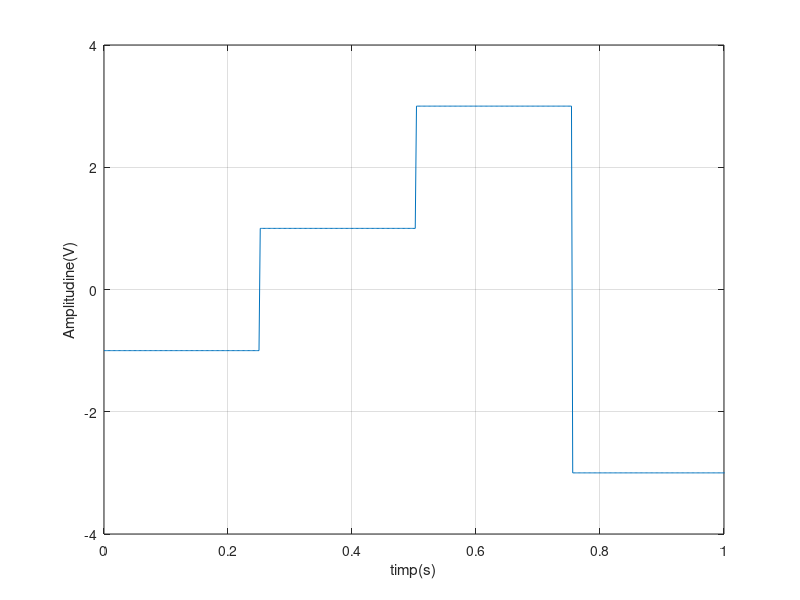

Here is the MATLAB script that generated this plot:
 %Se va genera un semnal cu rezolutie temporara de 2ms, 20ms, 200ms pentru un
%semnal continuu de tipul:
%3. Semnal dreptunghiular multinivel, aleator Durata fiecarui 
%nivel: 0,25 s.Nivelurile 

%b) {-3,-1,1,3} 

%Rezolutie temporara 2ms.
%analog pentru 20ms si 200ms doar ca se modifica __ din t=0:0.02/0.2:__
t=0:0.002:1.006;%variabila timp necesara pentru a afisa 4 nivele aleatoare
i=1;%contor
n=[-3,-1,1,3] ; %nivelele semnalului
pozitia=randi(length(n)); %cu functia randi extrag o pozitie aleatoare din n
Nivel_aleator=n(pozitia);%nivel_aleator ia valoarea din pozitia extrasa
v1=zeros(1,126); %t=0:0.002:0.25, de la 0 la 0.25 cu pasul de 0.002 sunt 126

for i=1:1:126  
    v1(i)=Nivel_aleator;  %umplu primul vector cu un nivel aleator
end
   
v2=zeros(1,126);
pozitia=randi(length(n));
Nivel_aleator=n(pozitia);
for i=1:1:126
    v2(i)=Nivel_aleator; %umplu al doi-lea vector cu un nivel aleator
end

v3=zeros(1,126);
pozitia=randi(length(n));
Nivel_aleator=n(pozitia);
for i=1:1:126
     v3(i)=Nivel_aleator;%umplu al trei-lea vector cu un nivel aleator
end

v4=zeros(1,126)
pozitia=randi(length(n));
Nivel_aleator=n(pozitia);

for i=1:1:126
    v4(i)=Nivel_aleator;%umplu al patru-lea vector cu un nivel aleator
end
V=[v1,v2,v3,v4];
plot(t,V),grid,axis([0 1 -4 4]),xlabel('timp(s)'),
ylabel('Amplitudine(V)');%afisez V=f(t)